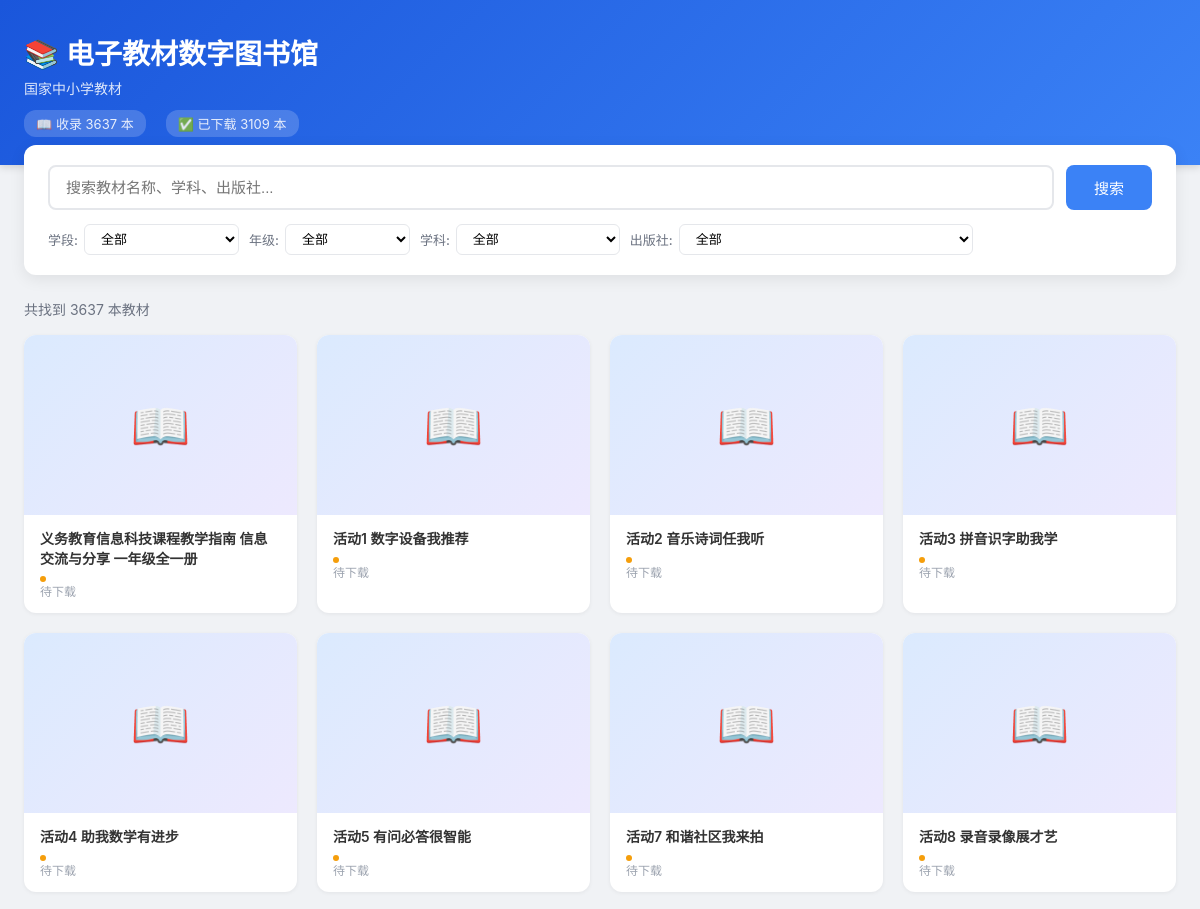
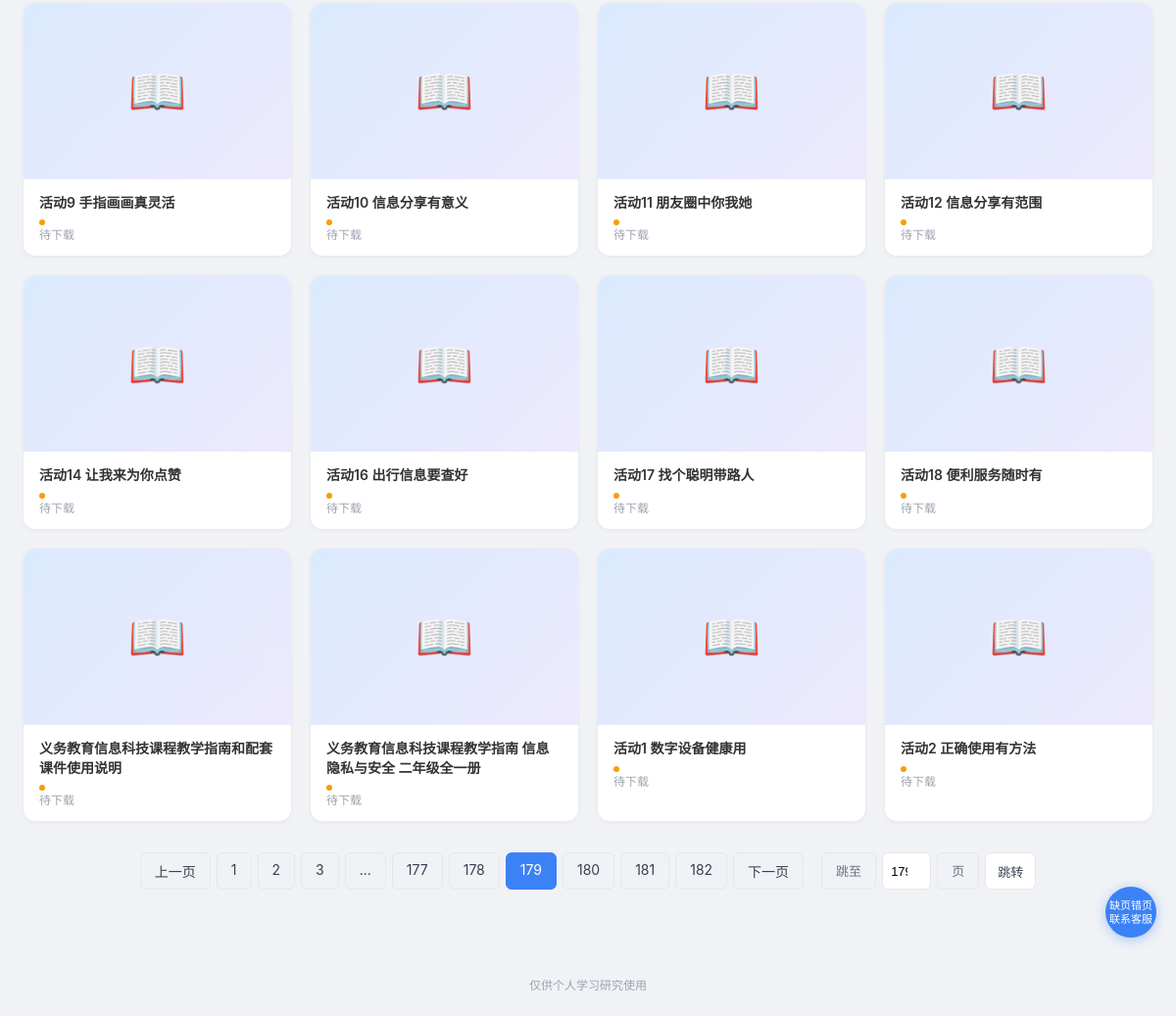
The page /?q=&phase=&grade=&subject=&publisher=&page=179 on the database as committed earlier (2 pictures, top to bottom).
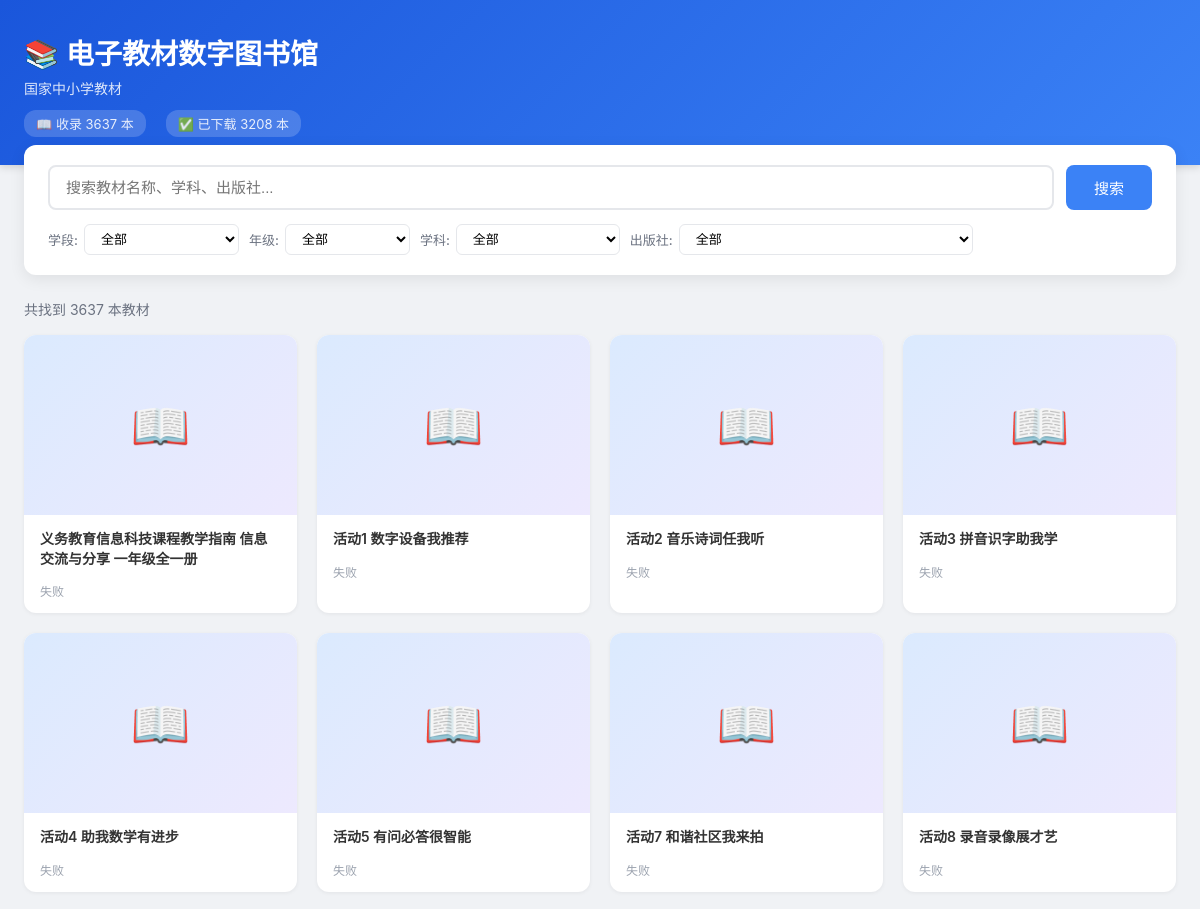
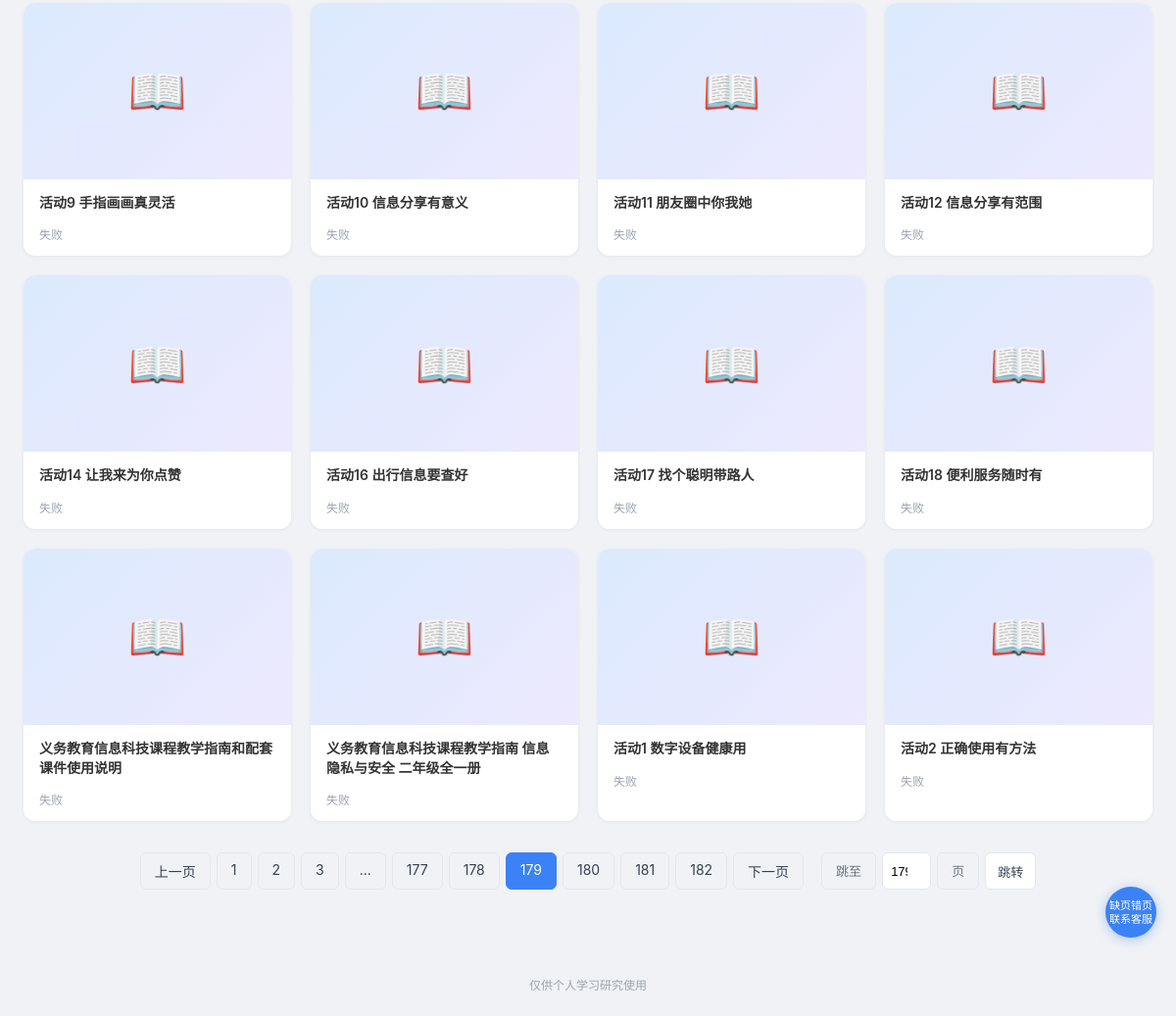
The same page on the database as committed later (2 pictures, top to bottom).
### tables this page shows
CREATE TABLE textbooks (
                id              INTEGER PRIMARY KEY AUTOINCREMENT,
                content_id      TEXT UNIQUE,
                title           TEXT NOT NULL,
                subject         TEXT,
                phase           TEXT,
                grade           TEXT,
                semester        TEXT,
                publisher       TEXT,
                cover_path      TEXT,
                pdf_path        TEXT,
                pdf_url         TEXT,
                r2_pdf_url      TEXT,
                page_count      INTEGER,
                file_size       INTEGER,
                download_status TEXT DEFAULT 'pending',
                detail_json     TEXT,
                is_pinned       INTEGER DEFAULT 0,
                created_at      TIMESTAMP DEFAULT CURRENT_TIMESTAMP,
                updated_at      TIMESTAMP DEFAULT CURRENT_TIMESTAMP
            );

### app.py (the view)
@app.route("/")
def index():
    db = get_db()
    keyword = request.args.get("q", "").strip()
    phase = request.args.get("phase", "").strip()
    grade = request.args.get("grade", "").strip()
    subject = request.args.get("subject", "").strip()
    publisher = request.args.get("publisher", "").strip()
    page = max(1, int(request.args.get("page", 1)))
    per_page = 20
    conds, vals = [], []
    if keyword:
        conds.append("(t.title LIKE ? OR t.subject LIKE ? OR t.publisher LIKE ?)")
        vals.extend([f"%{keyword}%"] * 3)
    if phase:
        conds.append("t.phase = ?")
        vals.append(phase)
    if grade:
        conds.append("t.grade = ?")
        vals.append(grade)
    if subject:
        conds.append("t.subject = ?")
        vals.append(subject)
    if publisher:
        conds.append("t.publisher = ?")
        vals.append(publisher)
    where = (" WHERE " + " AND ".join(conds)) if conds else ""
    total = db.execute(
        f"SELECT COUNT(*) FROM textbooks t{where}", vals
    ).fetchone()[0]
    total_pages = max(1, (total + per_page - 1) // per_page)
    offset = (page - 1) * per_page
    books = [
        dict(r) for r in db.execute(
            f"SELECT t.* FROM textbooks t{where} ORDER BY t.is_pinned DESC, t.id LIMIT ? OFFSET ?",
            vals + [per_page, offset],
        ).fetchall()
    ]
    phases = [r[0] for r in db.execute(
        "SELECT DISTINCT phase FROM textbooks WHERE phase IS NOT NULL AND phase != ''"
    ).fetchall()]
    phases = _sort_phases(phases)
    grade_conds, grade_vals = ["grade IS NOT NULL AND grade != ''"], []
    if phase:
        grade_conds.append("phase = ?")
        grade_vals.append(phase)
    grades = [r[0] for r in db.execute(
        f"SELECT DISTINCT grade FROM textbooks WHERE {' AND '.join(grade_conds)}",
        grade_vals,
    ).fetchall()]
    grades = _sort_grades(grades)
    subj_conds, subj_vals = ["subject IS NOT NULL AND subject != ''"], []
    if phase:
        subj_conds.append("phase = ?")
        subj_vals.append(phase)
    if grade:
        subj_conds.append("grade = ?")
        subj_vals.append(grade)
    subjects = [r[0] for r in db.execute(
        f"SELECT DISTINCT subject FROM textbooks WHERE {' AND '.join(subj_conds)}",
        subj_vals,
    ).fetchall()]
    subjects = _sort_subjects(subjects)
    pub_conds, pub_vals = ["publisher IS NOT NULL AND publisher != ''"], []
    if phase:
        pub_conds.append("phase = ?")
        pub_vals.append(phase)
    if grade:
        pub_conds.append("grade = ?")
        pub_vals.append(grade)
    if subject:
        pub_conds.append("subject = ?")
        pub_vals.append(subject)
    publishers = [r[0] for r in db.execute(
        f"SELECT DISTINCT publisher FROM textbooks WHERE {' AND '.join(pub_conds)} ORDER BY publisher",
        pub_vals,
    ).fetchall()]
    stats = {
        "total": db.execute("SELECT COUNT(*) FROM textbooks").fetchone()[0],
        "downloaded": db.execute("SELECT COUNT(*) FROM textbooks WHERE download_status = 'downloaded'").fetchone()[0],
    }
    return render_template(
        "index.html",
        books=books,
        keyword=keyword,
        current_phase=phase,
        current_grade=grade,
        current_subject=subject,
        current_publisher=publisher,
        phases=phases,
        grades=grades,
        subjects=subjects,
        publishers=publishers,
        page=page,
        total_pages=total_pages,
        total=total,
        stats=stats,
    )

### app.py (called while the page is built)
def _sort_phases(phases):
    order = {
        "小学": 1,
        "小学（五四学制）": 2,
        "初中": 3,
        "初中（五四学制）": 4,
        "高中": 5,
        "特殊教育": 6,
    }
    return sorted(phases, key=lambda x: order.get(x, 99))

def _sort_grades(grades):
    mapping = {
        "一年级": 1,
        "二年级": 2,
        "三年级": 3,
        "四年级": 4,
        "五年级": 5,
        "六年级": 6,
        "七年级": 7,
        "八年级": 8,
        "九年级": 9,
        "高一年级": 10,
        "高二年级": 11,
        "高中年级": 12,
        "三至四年级": 13,
        "五至六年级": 14,
        "七至九年级": 15,
        "学生用书": 80,
        "教师用书": 81,
        "人工智能专册": 82,
        "中国历史": 90,
        "世界历史": 91,
    }
    return sorted(grades, key=lambda x: mapping.get(x, 99))

def _sort_subjects(subjects):
    priority = {
        "语文": 1,
        "数学": 2,
        "英语": 3,
        "英语（三年级起点）": 4,
        "物理": 5,
        "化学": 6,
        "生物": 7,
        "历史": 8,
        "地理": 9,
        "道德与法治": 10,
        "思想政治": 11,
        "科学": 12,
        "体育与健康": 13,
        "音乐": 14,
        "美术": 15,
        "信息技术": 16,
        "信息科技": 17,
        "通用技术": 18,
        "语文·书法练习指导": 19,
    }
    return sorted(subjects, key=lambda x: (priority.get(x, 50), x))

### templates/index.html (shortened to what the changed rows need)
<!DOCTYPE html>
<html lang="zh-CN">
<head>
</head>
<body>
<div class="header">
    <div class="header-inner">
        <h1>📚 电子教材数字图书馆</h1>
        <div class="stats-bar">
            <span>📖 收录 {{ stats.total }} 本</span>
            <span>✅ 已下载 {{ stats.downloaded }} 本</span>
        </div>
    </div>
</div>
<div class="results-section">
    {% if total > 0 %}
    <div class="card-grid">
        {% for book in books %}
        <a class="card" href="/book/{{ book.content_id }}">
            <div class="card-cover">
                {% if book.cover_path %}
                <img src="/cover/{{ book.cover_path|basename }}" alt="{{ book.title }}" loading="lazy">
                {% else %}
                <div class="placeholder">📖</div>
                {% endif %}
            </div>
            <div class="card-body">
                <div class="card-title">{{ book.title }}</div>
                <div class="card-meta">
                    <span>
                        <span class="status-dot status-{{ book.download_status }}"></span>
                        {% if book.download_status == 'downloaded' %}已下载
                        {% elif book.download_status == 'pending' %}待下载
                        {% else %}失败{% endif %}
                    </span>
                </div>
            </div>
        </a>
        {% endfor %}
    </div>
    {% else %}
    <div class="empty">
        <div class="icon">📭</div>
        <p>暂无教材数据</p>
        <p style="font-size:13px; margin-top:8px;">请先运行 <code>python tch_material_crawler.py --all</code> 采集数据</p>
    </div>
    {% endif %}
</div>
</body>
</html>

Rows that differ between the two databases and show on the page:
changed textbooks "义务教育信息科技课程教学指南 信息交流与分享 一年级全一册": download_status "待下载" → "失败"
changed textbooks "活动1 数字设备我推荐": download_status "待下载" → "失败"
changed textbooks "活动2 音乐诗词任我听": download_status "待下载" → "失败"
changed textbooks "活动3 拼音识字助我学": download_status "待下载" → "失败"
changed textbooks "活动4 助我数学有进步": download_status "待下载" → "失败"
changed textbooks "活动5 有问必答很智能": download_status "待下载" → "失败"
changed textbooks "活动7 和谐社区我来拍": download_status "待下载" → "失败"
changed textbooks "活动8 录音录像展才艺": download_status "待下载" → "失败"
changed textbooks "活动9 手指画画真灵活": download_status "待下载" → "失败"
changed textbooks "活动10 信息分享有意义": download_status "待下载" → "失败"
changed textbooks "活动11 朋友圈中你我她": download_status "待下载" → "失败"
changed textbooks "活动12 信息分享有范围": download_status "待下载" → "失败"
changed textbooks "活动14 让我来为你点赞": download_status "待下载" → "失败"
changed textbooks "活动16 出行信息要查好": download_status "待下载" → "失败"
changed textbooks "活动17 找个聪明带路人": download_status "待下载" → "失败"
changed textbooks "活动18 便利服务随时有": download_status "待下载" → "失败"
changed textbooks "义务教育信息科技课程教学指南和配套课件使用说明": download_status "待下载" → "失败"
changed textbooks "义务教育信息科技课程教学指南 信息隐私与安全 二年级全一册": download_status "待下载" → "失败"
changed textbooks "活动1 数字设备健康用": download_status "待下载" → "失败"
changed textbooks "活动2 正确使用有方法": download_status "待下载" → "失败"
Other text that changed with them:
{{ stats.downloaded }}: "3109" → "3208"
